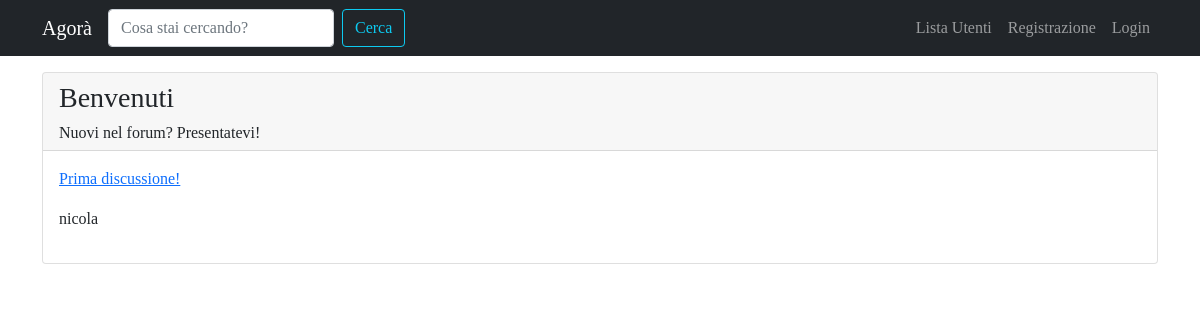
Page /forum/sezione/1/ on the earlier database version.
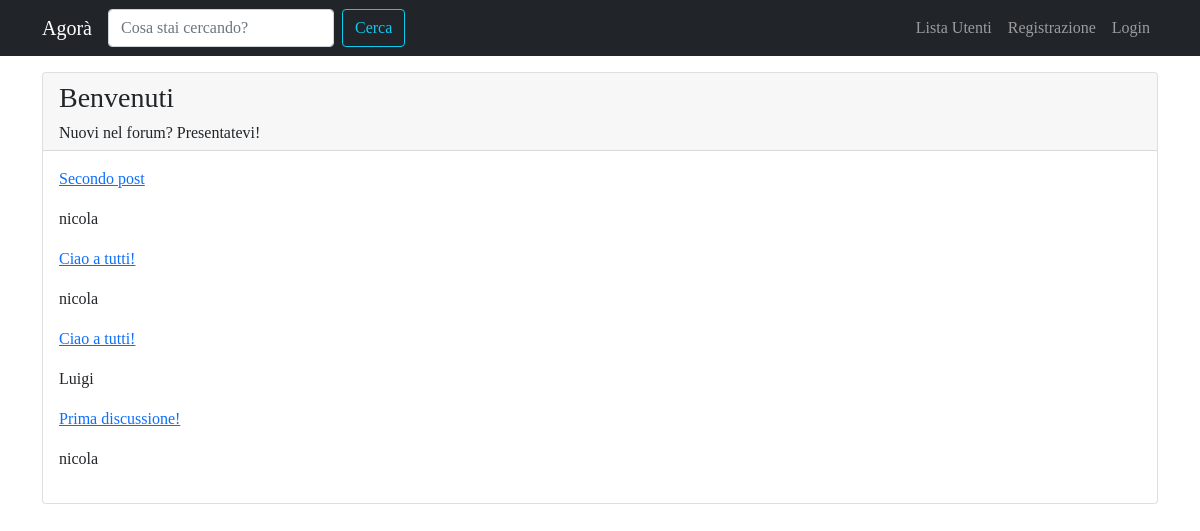
Same page on the later database version.
### forum/models.py (models this page shows, shortened)
class Sezione(models.Model):
    nome_sezione = models.CharField(max_length=80)
    descrizione = models.CharField(max_length=150, blank=True, null=True)
    logo_sezione = models.ImageField(blank=True, null=True)
    class Meta:
        verbose_name = "Sezione"
        verbose_name_plural = "Sezioni"

class Discussione(models.Model):
    titolo = models.CharField(max_length=120)
    data_creazione = models.DateTimeField(auto_now_add=True)
    autore_discussione = models.ForeignKey(User, on_delete=models.CASCADE, related_name="discussioni")
    sezione_appartenenza = models.ForeignKey(Sezione, on_delete=models.CASCADE)
    def get_absolute_url(self):
        return reverse("visualizza_discussione", kwargs={"pk": self.pk})
    class Meta:
        verbose_name = "Discussione"
        verbose_name_plural = "Discussioni"

### forum/views.py (the view)
# urls.py: path('sezione/<int:pk>/', views.visualizza_sezione, name='sezione_view'),
def visualizza_sezione(request, pk):
    sezione = get_object_or_404(Sezione, pk=pk)
    discussioni_sezione = Discussione.objects.filter(
        sezione_appartenenza=sezione
    ).order_by("-data_creazione")
    context = {"sezione": sezione, "discussioni": discussioni_sezione}
    return render(request, "forum/singola_sezione.html", context)

### forum/templates/forum/singola_sezione.html (shortened to what this page needs)
{% extends 'base.html' %}
{% block content %}
<div class="card my-3">
    <div class="card-header">
        <h3> {{ sezione.nome_sezione }} </h3>
        <h6 class="card-text"> {{ sezione.descrizione }} </h6>
    </div>
    <div class="card-body">
        {% for discussione in discussioni %}
            <p><a href="{{ discussione.get_absolute_url }}">{{ discussione.titolo }}</a></p>
            <p>{{ discussione.autore_discussione }}</p>
        {% endfor%}
    </div>
</div>
{% endblock content %}

### templates/base.html (shortened to what this page needs)
{% load static %}
<!doctype html>
<html lang="it">
  <head>
    <link href="https://cdn.jsdelivr.net/npm/bootstrap@5.1.3/dist/css/bootstrap.min.css" rel="stylesheet">
    <link rel="stylesheet" href="{% static 'css/agora.css' %}"/>
  </head>
  <body>
    <nav class="navbar navbar-expand-lg navbar-dark bg-dark">
      <div class="container">
          <a class="navbar-brand" href="/">Agorà</a>
          <div class="collapse navbar-collapse" id="navbarSupportedContent">
              <form class="d-flex">
                <input class="form-control me-2" type="search" placeholder="Cosa stai cercando?" aria-label="Search">
                <button class="btn btn-outline-info" type="submit">Cerca</button>
              </form>
              <ul class="navbar-nav ms-auto">
              <li class="nav-item">
                <a class="nav-link" href="{% url 'user_list' %}"
                  >Lista Utenti </a
                >
              </li>
              {% if request.user.is_authenticated %}
              <li class="nav-item dropdown">
                <a
                  class="nav-link dropdown-toggle"
                  href="#"
                  id="navbarDropdown"
                  role="button"
                  data-bs-toggle="dropdown"
                  aria-haspopup="true"
                  aria-expanded="false"
                >
                  {{ request.user.username }}
                </a>
                <div class="dropdown-menu" aria-labelledby="navbarDropdown">
                  <a
                    class="dropdown-item"
                    href="{% url 'user_profile' username=request.user.username %}"
                    >Profilo</a
                  >
                  <a class="dropdown-item" href="{% url 'password_change' %}"
                    >Aggiorna Password</a
                  >
                  <div class="dropdown-divider"></div>
                  <a class="dropdown-item" href="{% url 'logout' %}">Esci</a>
                </div>
              </li>
              {% else %}
              <li class="nav-item">
                <a class="nav-link" href="{% url 'registration_view' %}"
                  >Registrazione</a
                >
              </li>
              <li class="nav-item">
                <a class="nav-link" href="{% url 'login' %}">Login</a>
              </li>
              {% endif %}
            </ul>
          </div>
        </div>
    </nav>
    <div class="container">
      {% block content %}
      {% endblock content %}
    </div>
  </body>
</html>

### static-storage/css/agora.css (style rules this page uses)
body { font-family: 'Slabo 27px', serif; }

Differences in the rows shown:
added Discussione: titolo "Secondo post", autore_discussione "nicola"
added Discussione: titolo "Ciao a tutti!", autore_discussione "nicola"
added Discussione: titolo "Ciao a tutti!", autore_discussione "Luigi"
